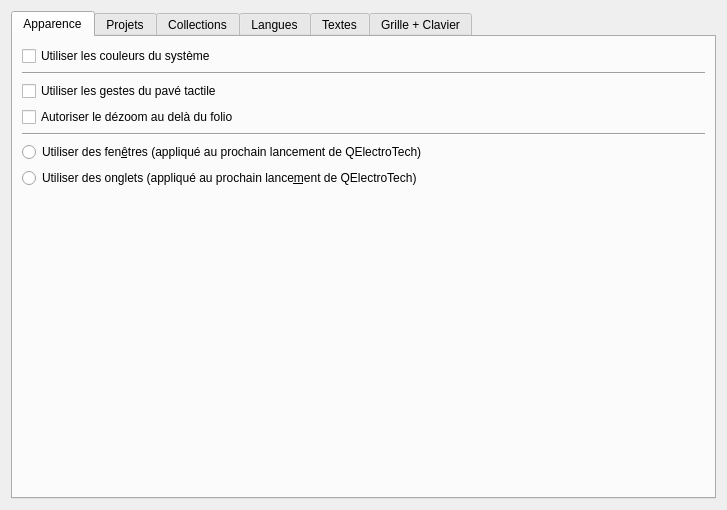
<?xml version="1.0" encoding="UTF-8"?>
<ui version="4.0">
 <class>GeneralConfigurationPage</class>
 <widget class="QWidget" name="GeneralConfigurationPage">
  <property name="geometry">
   <rect>
    <x>0</x>
    <y>0</y>
    <width>727</width>
    <height>510</height>
   </rect>
  </property>
  <property name="windowTitle">
   <string>Form</string>
  </property>
  <layout class="QGridLayout" name="gridLayout_5">
   <item row="0" column="0">
    <widget class="QTabWidget" name="tabWidget">
     <property name="currentIndex">
      <number>0</number>
     </property>
     <widget class="QWidget" name="tab_3">
      <attribute name="title">
       <string>Apparence</string>
      </attribute>
      <layout class="QVBoxLayout" name="verticalLayout">
       <item>
        <widget class="QCheckBox" name="m_use_system_color_cb">
         <property name="text">
          <string>Utiliser les couleurs du système</string>
         </property>
        </widget>
       </item>
       <item>
        <widget class="Line" name="line">
         <property name="orientation">
          <enum>Qt::Horizontal</enum>
         </property>
        </widget>
       </item>
       <item>
        <widget class="QCheckBox" name="m_use_gesture_trackpad">
         <property name="text">
          <string>Utiliser les gestes du pavé tactile</string>
         </property>
        </widget>
       </item>
       <item>
        <widget class="QCheckBox" name="m_zoom_out_beyond_folio">
         <property name="text">
          <string>Autoriser le dézoom au delà du folio</string>
         </property>
        </widget>
       </item>
       <item>
        <widget class="Line" name="line_2">
         <property name="orientation">
          <enum>Qt::Horizontal</enum>
         </property>
        </widget>
       </item>
       <item>
        <widget class="QRadioButton" name="m_use_windows_mode_rb">
         <property name="text">
          <string>Utiliser des fen&amp;êtres (appliqué au prochain lancement de QElectroTech)</string>
         </property>
        </widget>
       </item>
       <item>
        <widget class="QRadioButton" name="m_use_tab_mode_rb">
         <property name="text">
          <string>Utiliser des onglets (appliqué au prochain lance&amp;ment de QElectroTech)</string>
         </property>
        </widget>
       </item>
       <item>
        <spacer name="verticalSpacer">
         <property name="orientation">
          <enum>Qt::Vertical</enum>
         </property>
         <property name="sizeHint" stdset="0">
          <size>
           <width>20</width>
           <height>40</height>
          </size>
         </property>
        </spacer>
       </item>
      </layout>
     </widget>
     <widget class="QWidget" name="tab_4">
      <attribute name="title">
       <string>Projets</string>
      </attribute>
      <layout class="QGridLayout" name="gridLayout_2">
       <item row="4" column="1">
        <spacer name="horizontalSpacer">
         <property name="orientation">
          <enum>Qt::Horizontal</enum>
         </property>
         <property name="sizeHint" stdset="0">
          <size>
           <width>40</width>
           <height>20</height>
          </size>
         </property>
        </spacer>
       </item>
       <item row="4" column="0">
        <widget class="QLabel" name="label">
         <property name="text">
          <string>Sauvegarde automatique des projets (appliqué au prochain lancement de QElectroTech)</string>
         </property>
        </widget>
       </item>
       <item row="0" column="0">
        <widget class="QCheckBox" name="m_save_label_paste">
         <property name="text">
          <string>Ne pas conserver les labels des éléments lors des copier coller</string>
         </property>
        </widget>
       </item>
       <item row="3" column="0">
        <widget class="QCheckBox" name="m_border_0">
         <property name="text">
          <string extracomment="Choix de l'increment de depart 1 ou 0">Numéroter les colonnes de cartouche à partir de 0 (1 sinon)</string>
         </property>
        </widget>
       </item>
       <item row="4" column="2">
        <widget class="QSpinBox" name="m_autosave_sb">
         <property name="frame">
          <bool>true</bool>
         </property>
         <property name="specialValueText">
          <string>Désactivé</string>
         </property>
         <property name="suffix">
          <string comment="minute"> min</string>
         </property>
        </widget>
       </item>
       <item row="1" column="0">
        <widget class="QCheckBox" name="m_use_folio_label">
         <property name="text">
          <string>Utiliser les numéros de folio à la place de leur position dans le projet</string>
         </property>
        </widget>
       </item>
       <item row="5" column="0">
        <spacer name="verticalSpacer_2">
         <property name="orientation">
          <enum>Qt::Vertical</enum>
         </property>
         <property name="sizeHint" stdset="0">
          <size>
           <width>20</width>
           <height>40</height>
          </size>
         </property>
        </spacer>
       </item>
       <item row="2" column="0">
        <widget class="QCheckBox" name="m_export_terminal">
         <property name="text">
          <string>Exporter les bornes dans la nomenclature</string>
         </property>
        </widget>
       </item>
      </layout>
     </widget>
     <widget class="QWidget" name="tab_5">
      <attribute name="title">
       <string>Collections</string>
      </attribute>
      <layout class="QVBoxLayout" name="verticalLayout_2">
       <item>
        <widget class="QGroupBox" name="groupBox_5">
         <property name="title">
          <string>Accès aux collections</string>
         </property>
         <property name="alignment">
          <set>Qt::AlignLeading|Qt::AlignLeft|Qt::AlignTop</set>
         </property>
         <property name="flat">
          <bool>false</bool>
         </property>
         <layout class="QGridLayout" name="gridLayout">
          <item row="1" column="0">
           <widget class="QLabel" name="label_7">
            <property name="text">
             <string>Répertoire de la collection commune</string>
            </property>
           </widget>
          </item>
          <item row="1" column="1">
           <widget class="QComboBox" name="m_common_elmt_path_cb">
            <item>
             <property name="text">
              <string>Par defaut</string>
             </property>
            </item>
            <item>
             <property name="text">
              <string>Parcourir...</string>
             </property>
            </item>
           </widget>
          </item>
          <item row="2" column="0">
           <widget class="QLabel" name="label_8">
            <property name="text">
             <string>Répertoire de la collection utilisateur</string>
            </property>
           </widget>
          </item>
          <item row="2" column="1">
           <widget class="QComboBox" name="m_custom_elmt_path_cb">
            <item>
             <property name="text">
              <string>Par defaut</string>
             </property>
            </item>
            <item>
             <property name="text">
              <string>Parcourir...</string>
             </property>
            </item>
           </widget>
          </item>
          <item row="3" column="1">
           <widget class="QComboBox" name="m_custom_tbt_path_cb">
            <item>
             <property name="text">
              <string>Par defaut</string>
             </property>
            </item>
            <item>
             <property name="text">
              <string>Parcourir...</string>
             </property>
            </item>
           </widget>
          </item>
          <item row="4" column="1">
           <widget class="QLabel" name="label_9">
            <property name="text">
             <string>(Recharger les collections d'éléments pour appliquer les changements)</string>
            </property>
           </widget>
          </item>
          <item row="3" column="0">
           <widget class="QLabel" name="label_10">
            <property name="text">
             <string>Répertoire des cartouches utilisateur</string>
            </property>
           </widget>
          </item>
         </layout>
        </widget>
       </item>
       <item>
        <widget class="QGroupBox" name="groupBox_3">
         <property name="title">
          <string>Gestion des éléments</string>
         </property>
         <property name="alignment">
          <set>Qt::AlignLeading|Qt::AlignLeft|Qt::AlignTop</set>
         </property>
         <layout class="QVBoxLayout" name="verticalLayout_4">
          <item>
           <widget class="QCheckBox" name="m_highlight_integrated_elements">
            <property name="text">
             <string>Mettre en valeur dans le panel les éléments fraîchement intégrés</string>
            </property>
           </widget>
          </item>
          <item>
           <widget class="QLabel" name="label_4">
            <property name="text">
             <string>Chaque élément embarque des informations sur ses auteurs, sa licence, ou tout autre renseignement que vous jugerez utile dans un champ libre.
Vous pouvez spécifier ici la valeur par défaut de ce champ pour les éléments que vous créerez :</string>
            </property>
            <property name="scaledContents">
             <bool>false</bool>
            </property>
            <property name="wordWrap">
             <bool>true</bool>
            </property>
           </widget>
          </item>
          <item>
           <widget class="QTextEdit" name="m_default_elements_info">
            <property name="minimumSize">
             <size>
              <width>0</width>
              <height>50</height>
             </size>
            </property>
           </widget>
          </item>
         </layout>
        </widget>
       </item>
      </layout>
     </widget>
     <widget class="QWidget" name="tab_6">
      <attribute name="title">
       <string>Langues</string>
      </attribute>
      <layout class="QGridLayout" name="gridLayout_3">
       <item row="0" column="0">
        <widget class="QComboBox" name="m_lang_cb"/>
       </item>
       <item row="0" column="1">
        <widget class="QLabel" name="label_6">
         <property name="text">
          <string>Appliqué au prochain lancement de QElectroTech</string>
         </property>
        </widget>
       </item>
       <item row="1" column="0">
        <spacer name="verticalSpacer_3">
         <property name="orientation">
          <enum>Qt::Vertical</enum>
         </property>
         <property name="sizeHint" stdset="0">
          <size>
           <width>20</width>
           <height>421</height>
          </size>
         </property>
        </spacer>
       </item>
       <item row="0" column="2">
        <spacer name="horizontalSpacer_2">
         <property name="orientation">
          <enum>Qt::Horizontal</enum>
         </property>
         <property name="sizeHint" stdset="0">
          <size>
           <width>40</width>
           <height>20</height>
          </size>
         </property>
        </spacer>
       </item>
      </layout>
     </widget>
     <widget class="QWidget" name="tab">
      <attribute name="title">
       <string>Textes</string>
      </attribute>
      <layout class="QVBoxLayout" name="verticalLayout_3">
       <item>
        <widget class="QLabel" name="label_15">
         <property name="text">
          <string>Vous pouvez définir ici l'apparence par defaut des differents textes de QElectroTech</string>
         </property>
        </widget>
       </item>
       <item>
        <widget class="Line" name="line_3">
         <property name="orientation">
          <enum>Qt::Horizontal</enum>
         </property>
        </widget>
       </item>
       <item>
        <widget class="QGroupBox" name="groupBox_6">
         <property name="title">
          <string>Textes d'éléments</string>
         </property>
         <layout class="QGridLayout" name="gridLayout_4">
          <item row="2" column="2">
           <widget class="QSpinBox" name="m_dyn_text_width_sb">
            <property name="minimum">
             <number>-1</number>
            </property>
           </widget>
          </item>
          <item row="0" column="0">
           <widget class="QLabel" name="label_12">
            <property name="text">
             <string>Police :</string>
            </property>
           </widget>
          </item>
          <item row="1" column="2">
           <widget class="QSpinBox" name="m_dyn_text_rotation_sb">
            <property name="wrapping">
             <bool>true</bool>
            </property>
            <property name="suffix">
             <string>°</string>
            </property>
            <property name="maximum">
             <number>360</number>
            </property>
           </widget>
          </item>
          <item row="2" column="0">
           <widget class="QLabel" name="label_5">
            <property name="text">
             <string>Longueur :</string>
            </property>
           </widget>
          </item>
          <item row="0" column="2">
           <widget class="QPushButton" name="m_dyn_text_font_pb"/>
          </item>
          <item row="1" column="0">
           <widget class="QLabel" name="label_11">
            <property name="text">
             <string>Rotation :</string>
            </property>
           </widget>
          </item>
          <item row="0" column="1">
           <spacer name="horizontalSpacer_3">
            <property name="orientation">
             <enum>Qt::Horizontal</enum>
            </property>
            <property name="sizeHint" stdset="0">
             <size>
              <width>40</width>
              <height>20</height>
             </size>
            </property>
           </spacer>
          </item>
         </layout>
        </widget>
       </item>
       <item>
        <widget class="QGroupBox" name="groupBox_7">
         <property name="title">
          <string>Textes indépendants</string>
         </property>
         <layout class="QGridLayout" name="gridLayout_7">
          <item row="1" column="0">
           <widget class="QLabel" name="label_14">
            <property name="text">
             <string>Rotation :</string>
            </property>
           </widget>
          </item>
          <item row="0" column="0">
           <widget class="QLabel" name="label_13">
            <property name="text">
             <string>Police :</string>
            </property>
           </widget>
          </item>
          <item row="1" column="2">
           <widget class="QSpinBox" name="m_indi_text_rotation_sb">
            <property name="suffix">
             <string>°</string>
            </property>
            <property name="maximum">
             <number>360</number>
            </property>
           </widget>
          </item>
          <item row="0" column="2">
           <widget class="QPushButton" name="m_indi_text_font_pb">
            <property name="text">
             <string/>
            </property>
           </widget>
          </item>
          <item row="0" column="1">
           <spacer name="horizontalSpacer_7">
            <property name="orientation">
             <enum>Qt::Horizontal</enum>
            </property>
            <property name="sizeHint" stdset="0">
             <size>
              <width>40</width>
              <height>20</height>
             </size>
            </property>
           </spacer>
          </item>
         </layout>
        </widget>
       </item>
       <item>
        <widget class="QGroupBox" name="groupBox_9">
         <property name="title">
          <string>Autres textes</string>
         </property>
         <layout class="QHBoxLayout" name="horizontalLayout_2">
          <item>
           <widget class="QLabel" name="label_3">
            <property name="text">
             <string>Police :</string>
            </property>
           </widget>
          </item>
          <item>
           <spacer name="horizontalSpacer_9">
            <property name="orientation">
             <enum>Qt::Horizontal</enum>
            </property>
            <property name="sizeHint" stdset="0">
             <size>
              <width>40</width>
              <height>20</height>
             </size>
            </property>
           </spacer>
          </item>
          <item>
           <widget class="QPushButton" name="m_font_pb">
            <property name="text">
             <string/>
            </property>
           </widget>
          </item>
         </layout>
        </widget>
       </item>
       <item>
        <spacer name="verticalSpacer_4">
         <property name="orientation">
          <enum>Qt::Vertical</enum>
         </property>
         <property name="sizeHint" stdset="0">
          <size>
           <width>20</width>
           <height>40</height>
          </size>
         </property>
        </spacer>
       </item>
      </layout>
     </widget>
     <widget class="QWidget" name="GrilleClavier">
      <attribute name="title">
       <string>Grille + Clavier</string>
      </attribute>
      <layout class="QVBoxLayout" name="verticalLayout_5">
       <item>
        <widget class="QGroupBox" name="groupBox">
         <property name="title">
          <string>Grille : 1 - 30</string>
         </property>
         <property name="flat">
          <bool>false</bool>
         </property>
         <property name="checkable">
          <bool>false</bool>
         </property>
         <layout class="QGridLayout" name="gridLayout_6">
          <item row="0" column="2">
           <widget class="QSpinBox" name="DiagramEditor_xGrid_sb">
            <property name="minimumSize">
             <size>
              <width>80</width>
              <height>0</height>
             </size>
            </property>
            <property name="minimum">
             <number>1</number>
            </property>
            <property name="maximum">
             <number>30</number>
            </property>
            <property name="singleStep">
             <number>1</number>
            </property>
            <property name="value">
             <number>10</number>
            </property>
           </widget>
          </item>
          <item row="1" column="0">
           <widget class="QLabel" name="Label_Diagram_yGrid">
            <property name="text">
             <string>DiagramEditor yGrid</string>
            </property>
           </widget>
          </item>
          <item row="2" column="0">
           <widget class="QLabel" name="Label_Grid_Tip">
            <property name="text">
             <string>La Grille doite etre active pour pouvoir voir les modifications.</string>
            </property>
           </widget>
          </item>
          <item row="1" column="2">
           <widget class="QSpinBox" name="DiagramEditor_yGrid_sb">
            <property name="minimumSize">
             <size>
              <width>80</width>
              <height>0</height>
             </size>
            </property>
            <property name="minimum">
             <number>1</number>
            </property>
            <property name="maximum">
             <number>30</number>
            </property>
            <property name="value">
             <number>10</number>
            </property>
           </widget>
          </item>
          <item row="0" column="0">
           <widget class="QLabel" name="Label_Diagram_xGrid">
            <property name="text">
             <string>DiagramEditor xGrid</string>
            </property>
           </widget>
          </item>
          <item row="0" column="1">
           <spacer name="horizontalSpacer_6">
            <property name="orientation">
             <enum>Qt::Horizontal</enum>
            </property>
            <property name="sizeHint" stdset="0">
             <size>
              <width>40</width>
              <height>20</height>
             </size>
            </property>
           </spacer>
          </item>
         </layout>
        </widget>
       </item>
       <item>
        <widget class="QGroupBox" name="groupBox_2">
         <property name="title">
          <string>Déplacement au clavier : 1 - 30</string>
         </property>
         <layout class="QGridLayout" name="gridLayout_10">
          <item row="0" column="2">
           <widget class="QSpinBox" name="DiagramEditor_xKeyGrid_sb">
            <property name="minimumSize">
             <size>
              <width>80</width>
              <height>0</height>
             </size>
            </property>
            <property name="minimum">
             <number>1</number>
            </property>
            <property name="maximum">
             <number>30</number>
            </property>
            <property name="singleStep">
             <number>1</number>
            </property>
            <property name="value">
             <number>10</number>
            </property>
           </widget>
          </item>
          <item row="1" column="2">
           <widget class="QSpinBox" name="DiagramEditor_yKeyGrid_sb">
            <property name="minimumSize">
             <size>
              <width>80</width>
              <height>0</height>
             </size>
            </property>
            <property name="minimum">
             <number>1</number>
            </property>
            <property name="maximum">
             <number>30</number>
            </property>
            <property name="singleStep">
             <number>1</number>
            </property>
            <property name="value">
             <number>10</number>
            </property>
           </widget>
          </item>
          <item row="0" column="0">
           <widget class="QLabel" name="Label_Diagram_Key_xGrid">
            <property name="text">
             <string>DiagramEditor (touche :   gauche / droite)  xGrid</string>
            </property>
           </widget>
          </item>
          <item row="1" column="0">
           <widget class="QLabel" name="Label_Diagram_Key_yGrid">
            <property name="text">
             <string>DiagramEditor (touche :   haut / bas)  yGrid</string>
            </property>
           </widget>
          </item>
          <item row="0" column="1">
           <spacer name="horizontalSpacer_5">
            <property name="orientation">
             <enum>Qt::Horizontal</enum>
            </property>
            <property name="sizeHint" stdset="0">
             <size>
              <width>40</width>
              <height>20</height>
             </size>
            </property>
           </spacer>
          </item>
         </layout>
        </widget>
       </item>
       <item>
        <widget class="QGroupBox" name="groupBox_4">
         <property name="title">
          <string>Déplacement au clavier avec la touche ALT : 1 - 9</string>
         </property>
         <layout class="QGridLayout" name="gridLayout_11">
          <item row="0" column="1">
           <widget class="QLabel" name="Label_Diagram_Key_xGrid_ALT">
            <property name="text">
             <string>DiagramEditor (touche :   gauche / droite ) xGrid</string>
            </property>
           </widget>
          </item>
          <item row="1" column="3">
           <widget class="QSpinBox" name="DiagramEditor_yKeyGridFine_sb">
            <property name="minimumSize">
             <size>
              <width>80</width>
              <height>0</height>
             </size>
            </property>
            <property name="minimum">
             <number>1</number>
            </property>
            <property name="maximum">
             <number>9</number>
            </property>
            <property name="singleStep">
             <number>1</number>
            </property>
            <property name="value">
             <number>1</number>
            </property>
           </widget>
          </item>
          <item row="1" column="1">
           <widget class="QLabel" name="Label_Diagram_Key_yGrid_ALT">
            <property name="text">
             <string>DiagramEditor (touche :  haut / bas)  yGrid</string>
            </property>
           </widget>
          </item>
          <item row="0" column="3">
           <widget class="QSpinBox" name="DiagramEditor_xKeyGridFine_sb">
            <property name="minimumSize">
             <size>
              <width>80</width>
              <height>0</height>
             </size>
            </property>
            <property name="minimum">
             <number>1</number>
            </property>
            <property name="maximum">
             <number>9</number>
            </property>
            <property name="singleStep">
             <number>1</number>
            </property>
            <property name="value">
             <number>1</number>
            </property>
           </widget>
          </item>
          <item row="0" column="2">
           <spacer name="horizontalSpacer_4">
            <property name="orientation">
             <enum>Qt::Horizontal</enum>
            </property>
            <property name="sizeHint" stdset="0">
             <size>
              <width>40</width>
              <height>20</height>
             </size>
            </property>
           </spacer>
          </item>
         </layout>
        </widget>
       </item>
       <item>
        <spacer name="verticalSpacer_5">
         <property name="orientation">
          <enum>Qt::Vertical</enum>
         </property>
         <property name="sizeHint" stdset="0">
          <size>
           <width>20</width>
           <height>40</height>
          </size>
         </property>
        </spacer>
       </item>
      </layout>
     </widget>
    </widget>
   </item>
  </layout>
 </widget>
 <tabstops>
  <tabstop>m_use_system_color_cb</tabstop>
  <tabstop>m_use_windows_mode_rb</tabstop>
  <tabstop>m_use_tab_mode_rb</tabstop>
  <tabstop>m_use_gesture_trackpad</tabstop>
  <tabstop>m_zoom_out_beyond_folio</tabstop>
  <tabstop>m_common_elmt_path_cb</tabstop>
  <tabstop>m_custom_elmt_path_cb</tabstop>
  <tabstop>m_highlight_integrated_elements</tabstop>
  <tabstop>m_default_elements_info</tabstop>
  <tabstop>m_lang_cb</tabstop>
  <tabstop>m_dyn_text_font_pb</tabstop>
  <tabstop>m_dyn_text_rotation_sb</tabstop>
  <tabstop>m_dyn_text_width_sb</tabstop>
 </tabstops>
 <resources/>
 <connections/>
</ui>
